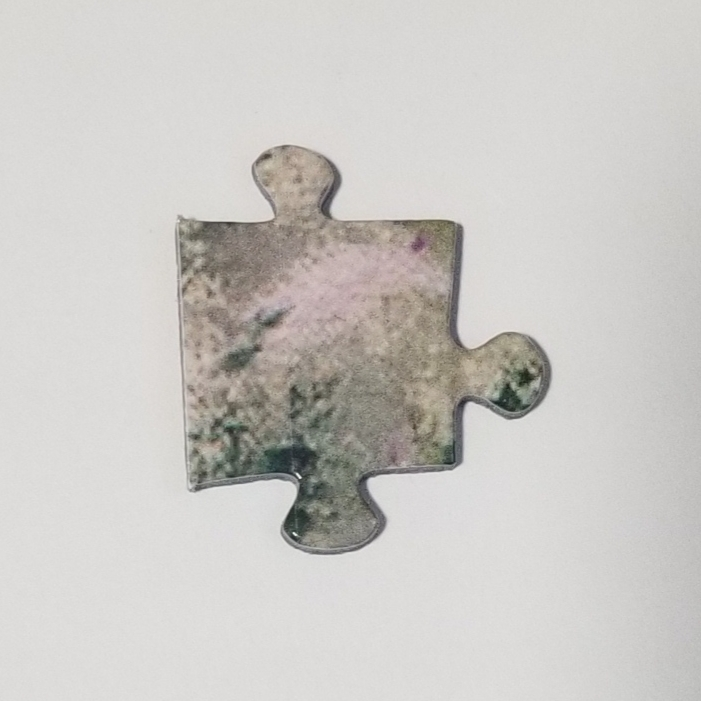
#> input picture jigSolver/imgs/jig003.jpeg, 701 x 701 px
$ python image.py   (older library calls are emulated)
#> lines starting #> are read from the running program, lines starting #| are printed output that depends on the picture; after the words box and inside, x2 and y2 are one past the last pixel; in counts of white or black regions, pixels touching at a corner belong together
#> further down, image is the input picture: shape (701, 701, 3); mean B, G, R 197.4, 200.8, 203
'''
Detect Edges in an Image and extract Content
'''
# pylint: disable=invalid-name
import cv2
import numpy as np
# import sys

def find_piece(img):
    '''
    find the jigsaw puzzle piece in an image with white background
    Basicly, this funciton removes the white background and replace it with back color
    so we can use edge detection more effciently!
    '''
    img = cv2.cvtColor(img, cv2.COLOR_BGR2RGB)
    # img_hsv = cv2.cvtColor(img, cv2.COLOR_RGB2HSV)
    # img_blur = cv2.GaussianBlur(img_hsv, (7, 7), 0)
    # print(img_blur.shape) (720, 540, 3)

    for idx_i, val_i in enumerate(img):
        for idx_j, val_j in enumerate(val_i):
            if np.var(val_j) < 20 and val_j[0] > 180:
                img[idx_i][idx_j] = (0, 0, 0)
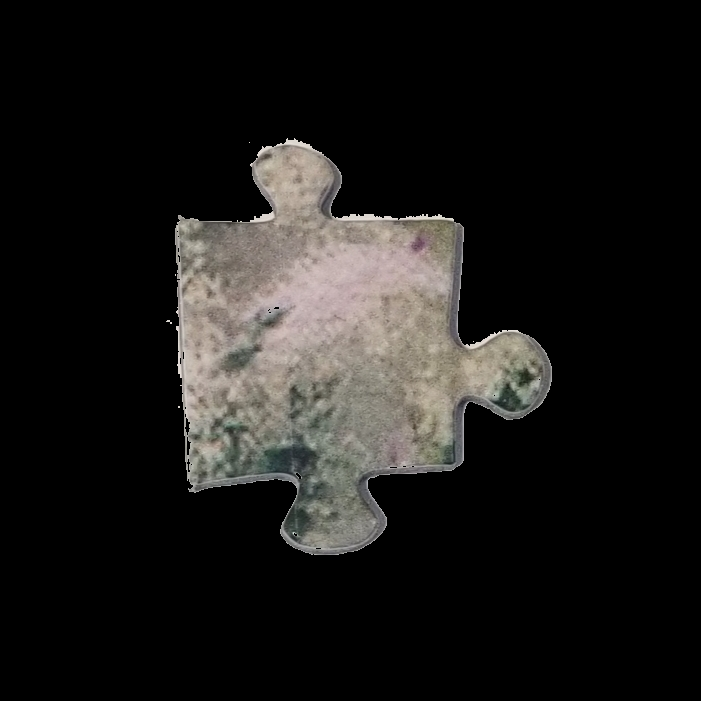
#> img: shape (701, 701, 3); mean R, G, B 27.3, 26.1, 24.4
    return cv2.cvtColor(img, cv2.COLOR_RGB2BGR)

def find_edges(img):
    '''
    This function detect image edges using Gaussion Blur && Canny Edge Detection
    '''
    # 1. 滤波，高斯滤波
    img = cv2.GaussianBlur(img, (3, 3), 0)
    # 2. 增强，LapLace图像增强
    kernel = np.ones((3, 3), np.float32)/9
    img = cv2.filter2D(img, -1, kernel)
    # 3. dilation and erosion
    kernel = np.ones((5, 5), np.uint8)
    erossion = cv2.erode(img, kernel, iterations=1)
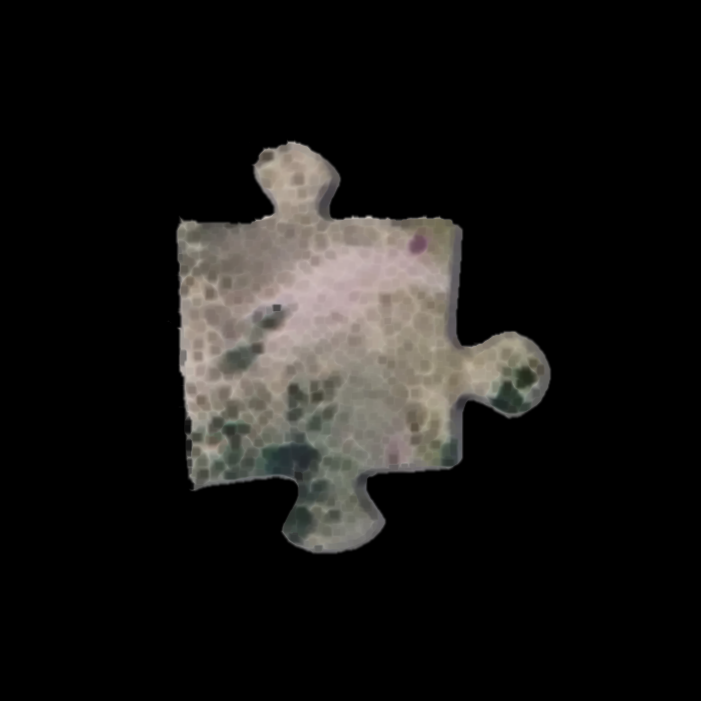
#> erossion: shape (701, 701, 3); mean of channels 0, 1, 2 21.4, 23, 24.2; drawn as B, G, R
    dialation = cv2.dilate(erossion, kernel, iterations=1)
    # 4. 检测，Canny边缘检测
    canny = cv2.Canny(dialation, 50, 200)
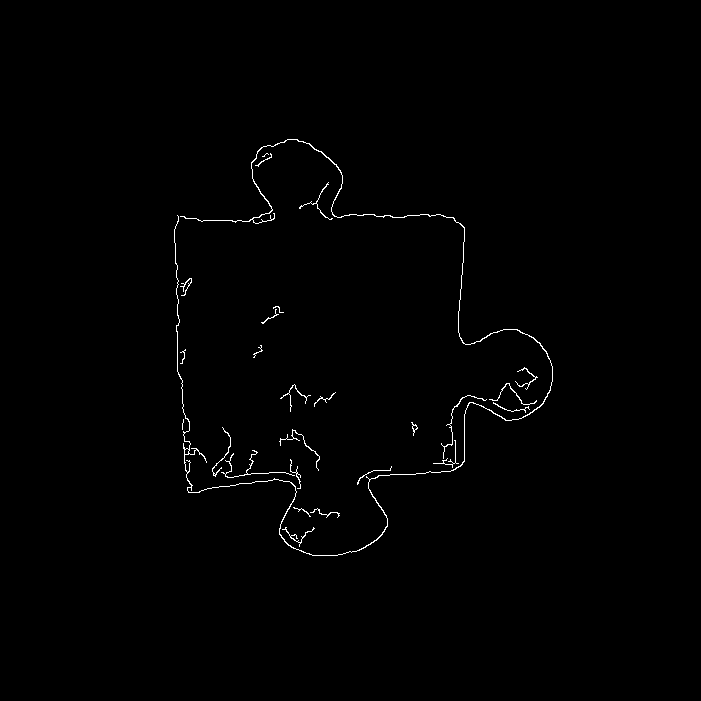
#> canny: shape (701, 701); 0.68% white in thin lines or dots, all inside (x1, y1, x2, y2) = (174, 139, 553, 556)
    #提取轮廓
    _, contours, hierarchy = cv2.findContours(canny, cv2.RETR_EXTERNAL, cv2.CHAIN_APPROX_SIMPLE)
#> contours = 26 contours, 20 with area under 20; largest, box (x1, y1, x2, y2) and area: (174, 139, 553, 556) 330, (212, 427, 231, 477) 23, (411, 422, 418, 436) 23, (489, 383, 537, 405) 21, (221, 450, 295, 478) 20, (279, 429, 320, 471) 20
    count = len(contours)
#> count = 26
    print('轮廓集合：%d 个'%count)
#| 轮廓集合：26 个

    # [7 lines of commented-out code are left out]
    img = cv2.drawContours(dialation, contours, -1, (0, 0, 255), 1)
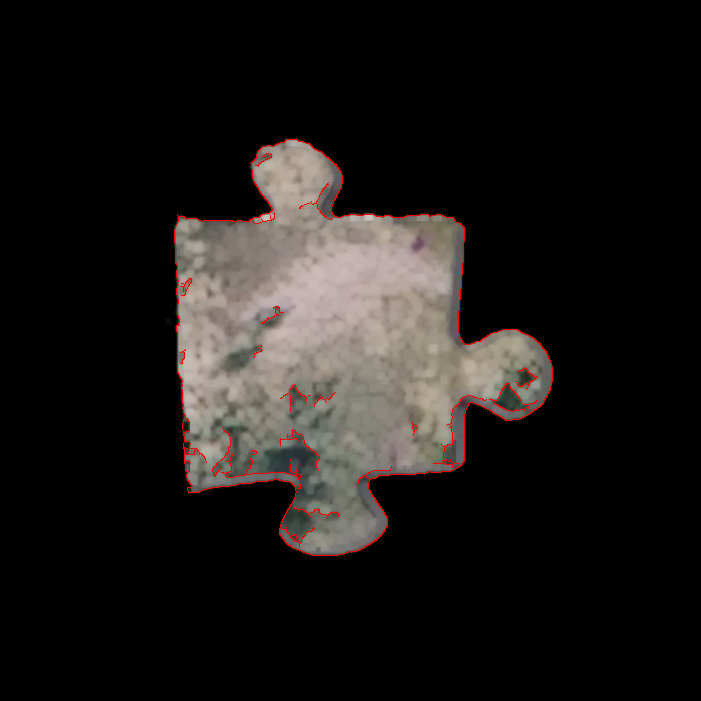
#> img: shape (701, 701, 3); mean of channels 0, 1, 2 23.3, 25, 28; drawn as B, G, R
    return img

image = cv2.imread('imgs/jig003.jpeg')
piece = find_piece(image)
edges = find_edges(piece)

while True:
    cv2.imshow('image', image)
    cv2.imshow('piece', piece)
    cv2.imshow('edges', edges)
    if cv2.waitKey(1) & 0xFF == ord('q'):
#> (key q is pressed here)
        break
# cv2.waitKey(27)
# cv2.destroyAllWindows()

$ run again, with jigSolver/imgs/jig001.jpeg copied over jigSolver/imgs/jig003.jpeg
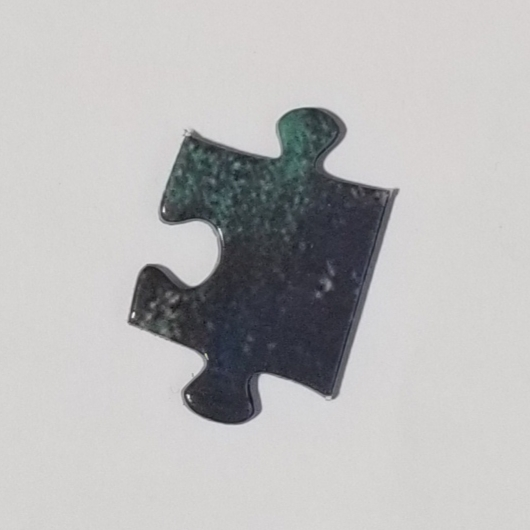
#> input picture jigSolver/imgs/jig001.jpeg, 530 x 530 px
#> image is the input picture: shape (530, 530, 3); mean B, G, R 185.4, 185.2, 185.6
#> in find_edges, `canny = cv2.Canny(dialation, 50, 200)`:
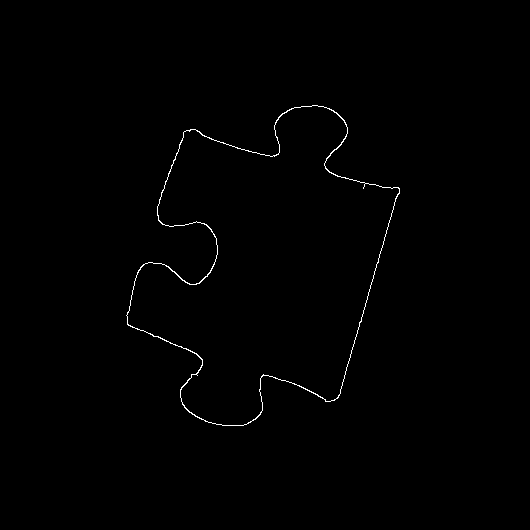
#> canny: shape (530, 530); 0.5% white in thin lines or dots, all inside (x1, y1, x2, y2) = (126, 105, 400, 426)
#> contours = 1 contour; box (x1, y1, x2, y2) and area: (126, 105, 400, 426) 51989
#> count = 1
#| 轮廓集合：1 个
#> in find_edges, `img = cv2.drawContours(dialation, contours, -1, (0, 0, 255), 1)`:
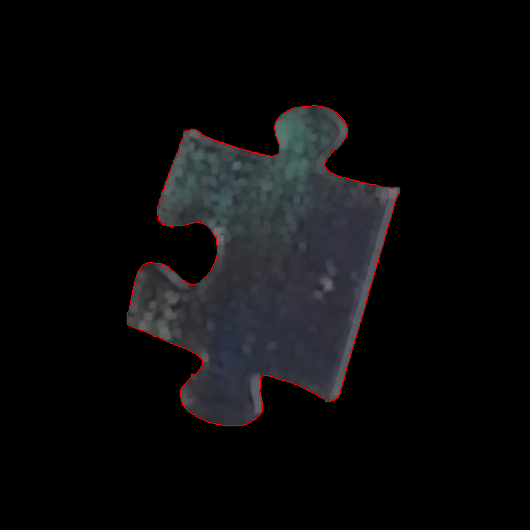
#> img: shape (530, 530, 3); mean of channels 0, 1, 2 12.5, 11.4, 11.6; drawn as B, G, R

$ run again, with jigSolver/imgs/jig002.jpeg copied over jigSolver/imgs/jig003.jpeg
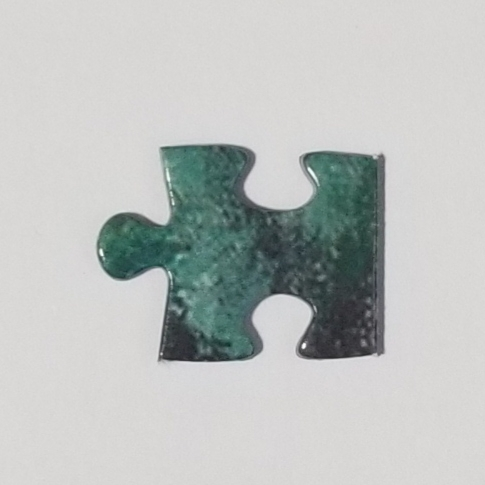
#> input picture jigSolver/imgs/jig002.jpeg, 485 x 485 px
#> image is the input picture: shape (485, 485, 3); mean B, G, R 190.6, 192.3, 188.5
#> in find_edges, `canny = cv2.Canny(dialation, 50, 200)`:
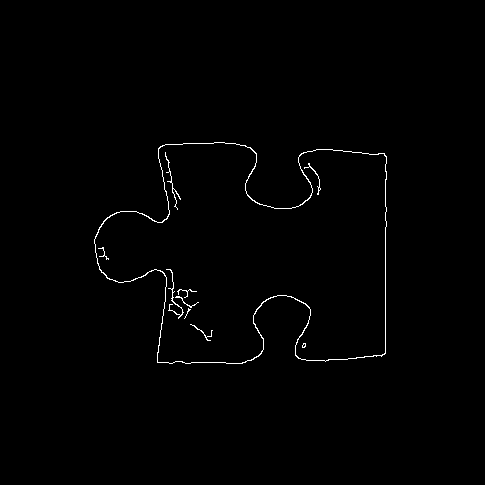
#> canny: shape (485, 485); 0.77% white in thin lines or dots, all inside (x1, y1, x2, y2) = (94, 142, 387, 364)
#> contours = 1 contour; box (x1, y1, x2, y2) and area: (94, 142, 387, 364) 45483
#> count = 1
#| 轮廓集合：1 个
#> in find_edges, `img = cv2.drawContours(dialation, contours, -1, (0, 0, 255), 1)`:
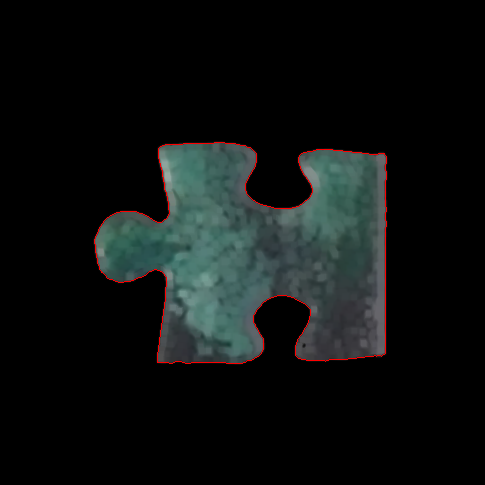
#> img: shape (485, 485, 3); mean of channels 0, 1, 2 16.9, 17.6, 14.3; drawn as B, G, R
